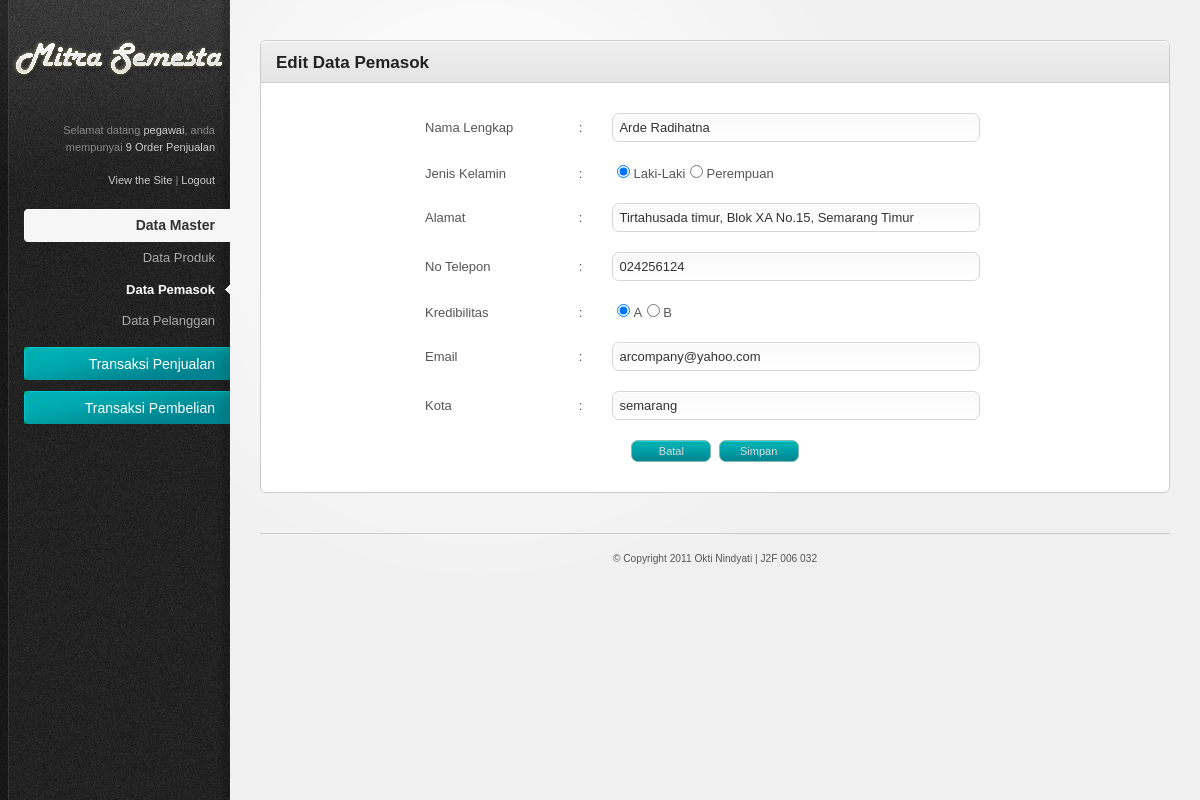
The app's page /index.php/admin/pemasok/edit_pemasok/2 (signed in) with its own data.
### tables this page shows
CREATE TABLE IF NOT EXISTS `pemasok` (
  `KodePemasok` int(11) NOT NULL AUTO_INCREMENT,
  `NamaPemasok` varchar(30) NOT NULL,
  `JenisKelamin` enum('L','P') NOT NULL,
  `AlmtPemasok` varchar(50) DEFAULT NULL,
  `NoTelepon` varchar(12) DEFAULT NULL,
  `Kredibilitas` char(1) DEFAULT NULL,
  `Email` varchar(25) DEFAULT NULL,
  `Kota` varchar(20) NOT NULL,
  PRIMARY KEY (`KodePemasok`)
);

### system/application/controllers/admin/pemasok.php (called while the page is built, shortened)
<?php
Class Pemasok extends Controller{
	function Pemasok(){
		if(isset($_SESSION["username"]) && $_SESSION['level']=='Pegawai'){
			$this->load->model(array('pemasok_model','penjualan_model'));
		}else{
			redirect('home');
		}
	}
	function edit_pemasok($KodePemasok=''){
		$data['judul'] = "Edit Data Pemasok";
		$this->form_validation->set_rules('NamaPemasok','Nama Pemasok','required');
		$this->form_validation->set_rules('AlmtPemasok', 'Alamat', 'required');
		$this->form_validation->set_rules('NoTelepon', 'No Telepon', 'required|numeric');
		$this->form_validation->set_rules('Email', 'Email', 'required|valid_email');
		$this->form_validation->set_rules('Kota', 'Kota', 'required');
		$this->form_validation->set_error_delimiters('<div class="error">', '</div>');
			if($this->form_validation->run()==false){
				$result = $this->pemasok_model->get_detail_pemasok($KodePemasok);
				$subdata['result_detail_pemasok'] = $result;
				$data['content'] = $this->load->view('admin/pemasok_edit_view',$subdata,TRUE);
				$this->load->view("template_admin/template",$data);
		}
	}
}

### system/codeigniter/CodeIgniter.php (called while the page is built, shortened)
<?php  if ( ! defined('BASEPATH')) exit('No direct script access allowed');
$EXT =& load_class('Hooks');
$EXT->_call_hook('pre_system');
$URI =& load_class('URI');
$RTR =& load_class('Router');
$method = $RTR->fetch_method();
$EXT->_call_hook('pre_controller');
$CI = new $class();
if ($RTR->scaffolding_request === TRUE)
{
	if ($EXT->_call_hook('scaffolding_override') === FALSE)
	{
		$CI->_ci_scaffolding();
	}
}
else
{
	if (method_exists($CI, '_remap'))
	{
		$CI->_remap($method);
	}
	else
	{
		call_user_func_array(array(&$CI, $method), array_slice($URI->rsegments, 2));
	}
}

### index.php (called while the page is built, shortened)
<?php
require_once BASEPATH.'codeigniter/CodeIgniter'.EXT;

### system/application/models/pemasok_model.php (called while the page is built, shortened)
<?php
Class Pemasok_model extends Model{
	function get_detail_pemasok($KodePemasok){
		$this->db->where('KodePemasok',$KodePemasok);
		$query = $this->db->get('pemasok');
		return $query->result();
	}
}

### system/codeigniter/Base5.php (called while the page is built)
<?php  if ( ! defined('BASEPATH')) exit('No direct script access allowed');
class CI_Base {
	private static $instance;
	public function CI_Base()
	{
		self::$instance =& $this;
	}
	public static function &get_instance()
	{
		return self::$instance;
	}
}
function &get_instance()
{
	return CI_Base::get_instance();
}

### system/application/views/admin/pemasok_edit_view.php (the view)
<div class="tab-content default-tab" id="tab1">
	<?php if($result_detail_pemasok){
	foreach($result_detail_pemasok as $num_row => $row)
	{?>
	<?=form_open("admin/pemasok/edit_pemasok/".$row->KodePemasok)?>
		<center>
		<table id="tabel1" width="600px">
			<tr>
				<td>Nama Lengkap</td>
				<td>:</td>
				<td><input class="text-input medium-input" type="text" size="30px" name="NamaPemasok" value="<?=($row->NamaPemasok)?>"><?php echo form_error('NamaPemasok'); ?></td>
			</tr>
			<tr>
				<td>Jenis Kelamin</td>
				<td>:</td>
				<td><?php 	echo form_radio('JenisKelamin', 'L',(($row->JenisKelamin=='L')?TRUE:FALSE));
							echo "Laki-Laki";
							echo form_radio('JenisKelamin', 'P',(($row->JenisKelamin=='P')?TRUE:FALSE));
							echo "Perempuan";
					?>
				</td>
			</tr>
			<tr>
				<td>Alamat</td>
				<td>:</td>
				<td><input class="text-input medium-input" type="text" size="30px" name="AlmtPemasok" value="<?=($row->AlmtPemasok)?>"><?php echo form_error('AlmtPemasok'); ?></td>
			</tr>
			<tr>
				<td>No Telepon</td>
				<td>:</td>
				<td><input class="text-input medium-input" type="text" size="30px" name="NoTelepon" value="<?=($row->NoTelepon)?>"><?php echo form_error('NoTelepon'); ?></td>
			</tr>
			<tr>
				<td>Kredibilitas</td>
				<td>:</td>
				<td>
				<?php	echo form_radio('Kredibilitas', 'A',(($row->Kredibilitas=='A')?TRUE:FALSE));
						echo "A";
						echo form_radio('Kredibilitas', 'B',(($row->Kredibilitas=='B')?TRUE:FALSE));
						echo "B";
					?>
				</td>
			</tr>
			<tr>
				<td>Email</td>
				<td>:</td>
				<td><input class="text-input medium-input" type="text" size="30px" name="Email" value="<?=($row->Email)?>"><?php echo form_error('Email'); ?></td>
			</tr>
			<tr>
				<td>Kota</td>
				<td>:</td>
				<td><input class="text-input medium-input" type="text" size="30px" name="Kota" value="<?=($row->Kota)?>"><?php echo form_error('Kota'); ?></td>
			</tr>
			<tr>
				<td colspan="3" style="text-align:center"><input type="button" class="button" style="width:80px" name="button" value="Batal" onClick="javascript:history.back()">&nbsp;
				<input type="submit" class="button" style="width:80px" name="submit" value="Simpan"></td>
			</tr>
		</table>
		</center>
	<?php
	};
	}else{
	}
	?>
</div>

### system/application/views/template_admin/resources/css/style.css (style rules this page uses)
html { font-size: 100%; height: 100%; margin-bottom: 1px; }
body { font-family: Arial, Helvetica, sans-serif; color: #555; background: #f0f0f0 url('../images/bg-body.gif') top left repeat-y; font-size: 12px; }
.button { font-family: Verdana, Arial, sans-serif; display: inline-block; background: #3e4e5a url('../images/bg-button-blue.jpg') top left repeat-x !important; border: 1px solid #84bab2 !important; padding: 4px 7px 4px 7px !important; color: #ddd !important; font-size: 11px !important; cursor: pointer; }
#main-content table { border-collapse: collapse; }
#main-content tbody tr { background: #fff; }
#main-content tbody tr.alt-row { background: #ffffff; }
#main-content table td, #main-content table th { padding: 10px; line-height: 1.3em; }
form input.text-input, form select, form textarea, form .wysiwyg { padding: 6px; font-size: 13px; background: #fff url('../images/bg-form-field.gif') top left repeat-x; border: 1px solid #d5d5d5; color: #333; }
form .medium-input { width: 90% !important; }
form input[type="checkbox"], form input[type="radio"] { padding: 0; background: none; border: 0; }

### system/application/views/template_admin/resources/css/invalid.css (style rules this page uses)
.button, #main-content table tfoot td .bulk-actions select, .pagination a.number, form input.text-input, form textarea, form .wysiwyg, form select { -moz-border-radius: 7px; -webkit-border-radius: 7px; border-radius: 7px; }

### records on screen
pemasok: NamaPemasok "Arde Radihatna", JenisKelamin "☑", AlmtPemasok "Tirtahusada timur, Blok XA No.15, Semarang Timur", NoTelepon "024256124", Kredibilitas "☑", Email "arcompany@yahoo.com", Kota "semarang"

### other values on screen
$_SESSION['username'] "pegawai"
$this->penjualan_model->count_row_penjualan('Pesan') "9"
$judul "Edit Data Pemasok"
